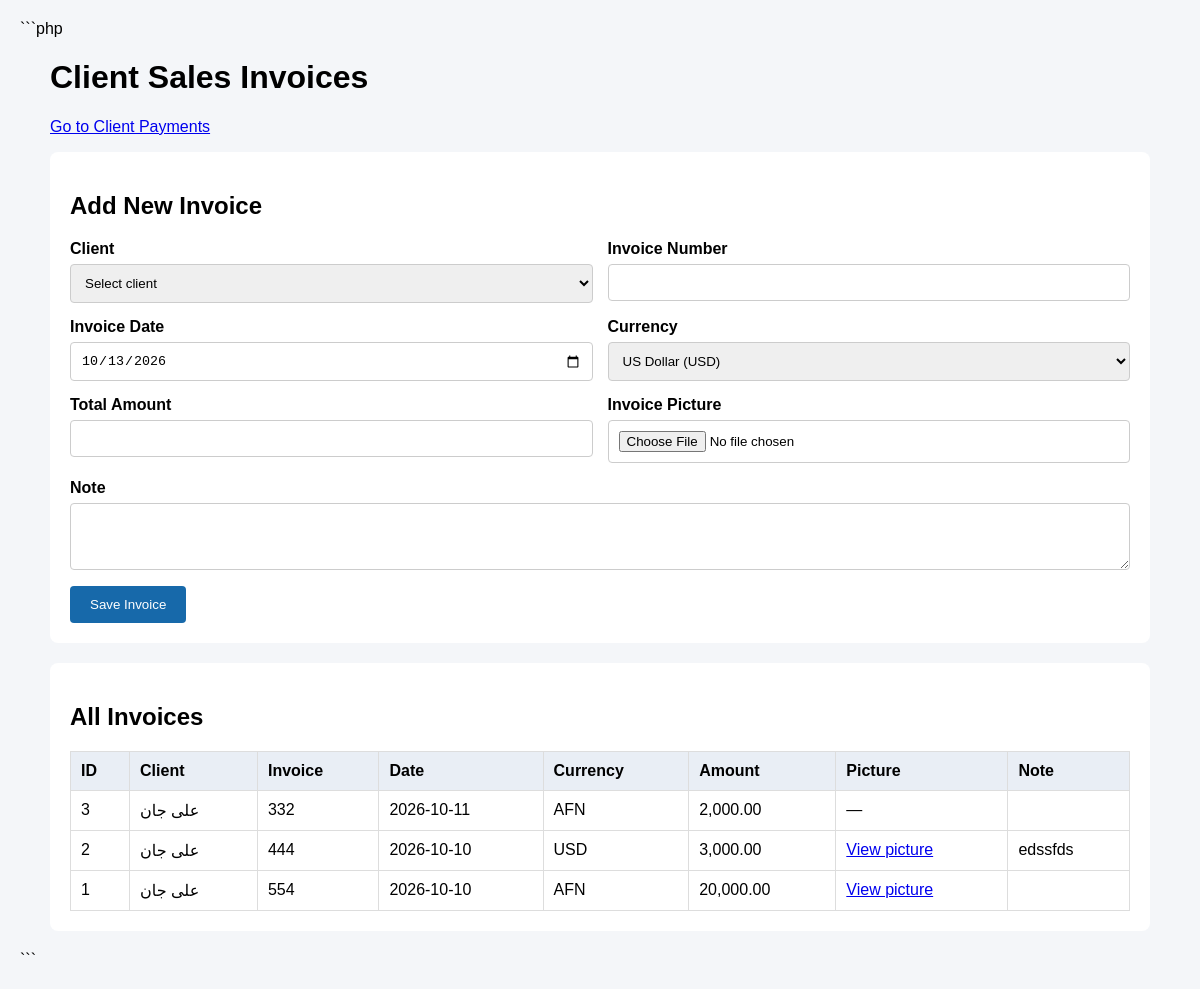
/sale_success.php, run on an earlier commit of the app's database.
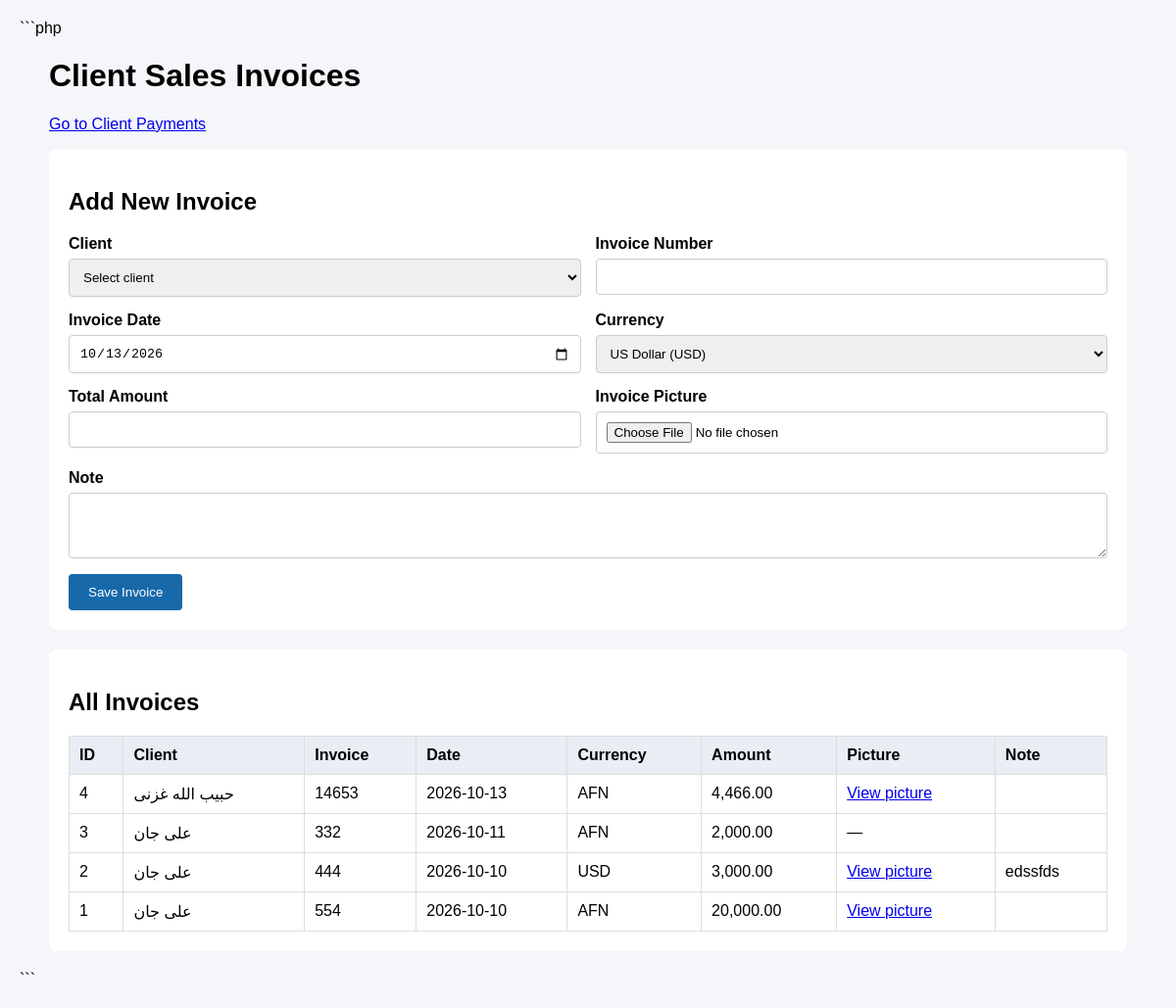
And on a later commit of the database.
### tables this page shows
CREATE TABLE `sales` (
  `id` int(11) NOT NULL AUTO_INCREMENT,
  `client_id` int(11) NOT NULL,
  `invoice_number` varchar(100) NOT NULL,
  `invoice_date` date NOT NULL,
  `currency` enum('USD','AFN') NOT NULL,
  `total_amount` decimal(15,2) NOT NULL DEFAULT 0.00,
  `invoice_picture` varchar(255) DEFAULT NULL,
  `note` text DEFAULT NULL,
  `created_at` timestamp NOT NULL DEFAULT current_timestamp(),
  PRIMARY KEY (`id`),
  UNIQUE KEY `invoice_number` (`invoice_number`),
  KEY `client_id` (`client_id`),
  CONSTRAINT `sales_ibfk_1` FOREIGN KEY (`client_id`) REFERENCES `clients` (`id`)
);

CREATE TABLE `clients` (
  `id` int(11) NOT NULL AUTO_INCREMENT,
  `full_name` varchar(150) NOT NULL,
  `picture` varchar(255) DEFAULT NULL,
  `phone` varchar(30) DEFAULT NULL,
  `address` text DEFAULT NULL,
  `province` varchar(100) DEFAULT NULL,
  `note` text DEFAULT NULL,
  `created_at` timestamp NOT NULL DEFAULT current_timestamp(),
  PRIMARY KEY (`id`)
);

### sale_success.php (the view, shortened to what this page needs)
<?php
require_once "db.php";
$sales = $conn->query(
    "SELECT s.*, c.full_name
     FROM sales s
     JOIN clients c ON c.id = s.client_id
     ORDER BY s.id DESC"
);
?>
<!DOCTYPE html>
<html lang="en">
<head>
</head>
<body>
<div class="container">
<h1>Client Sales Invoices</h1>
<p><a href="payment.php">Go to Client Payments</a></p>
<form method="POST" enctype="multipart/form-data">
<h2>Add New Invoice</h2>
<div class="grid">
<div>
<label>Client</label>
<select name="client_id" required>
<option value="">Select client</option>
</select>
</div>
<div>
<label>Invoice Number</label>
<input type="text" name="invoice_number" required maxlength="100">
</div>
<div>
<label>Invoice Date</label>
<input type="date" name="invoice_date" required
value="<?= date('Y-m-d') ?>">
</div>
<div>
<label>Currency</label>
<select name="currency" required>
<option value="USD">US Dollar (USD)</option>
</select>
</div>
<div>
<label>Total Amount</label>
<input type="number" name="total_amount" min="0.01"
step="0.01" required>
</div>
<div>
<label>Invoice Picture</label>
<input type="file" name="invoice_picture"
accept="image/jpeg,image/png,image/webp">
</div>
</div>
<p>
<label>Note</label>
<textarea name="note" rows="3"></textarea>
</p>
<button type="submit">Save Invoice</button>
</form>
<div class="table-box">
<h2>All Invoices</h2>
<div class="table-scroll">
<table>
<thead>
<tr>
<th>ID</th><th>Client</th><th>Invoice</th>
<th>Date</th><th>Currency</th><th>Amount</th>
<th>Picture</th><th>Note</th>
</tr>
</thead>
<tbody>
<?php while ($s = $sales->fetch_assoc()): ?>
<tr>
<td><?= $s['id'] ?></td>
<td><?= htmlspecialchars($s['full_name']) ?></td>
<td><?= htmlspecialchars($s['invoice_number']) ?></td>
<td><?= htmlspecialchars($s['invoice_date']) ?></td>
<td><?= htmlspecialchars($s['currency']) ?></td>
<td><?= number_format((float)$s['total_amount'], 2) ?></td>
<td>
<?php if ($s['invoice_picture']): ?>
<a href="<?= htmlspecialchars($s['invoice_picture']) ?>"
target="_blank" rel="noopener">View picture</a>
<?php else: ?>—<?php endif; ?>
</td>
<td><?= htmlspecialchars($s['note'] ?? '') ?></td>
</tr>
<?php endwhile; ?>
</tbody>
</table>
</div>
</div>
</div>
</body>
</html>

What changed in the data, as far as the page shows it:
added sales: id "4", client.full_name "حبیب الله غزنی", invoice_number "14653", invoice_date "2026-10-13", currency "AFN", total_amount "4,466.00"
